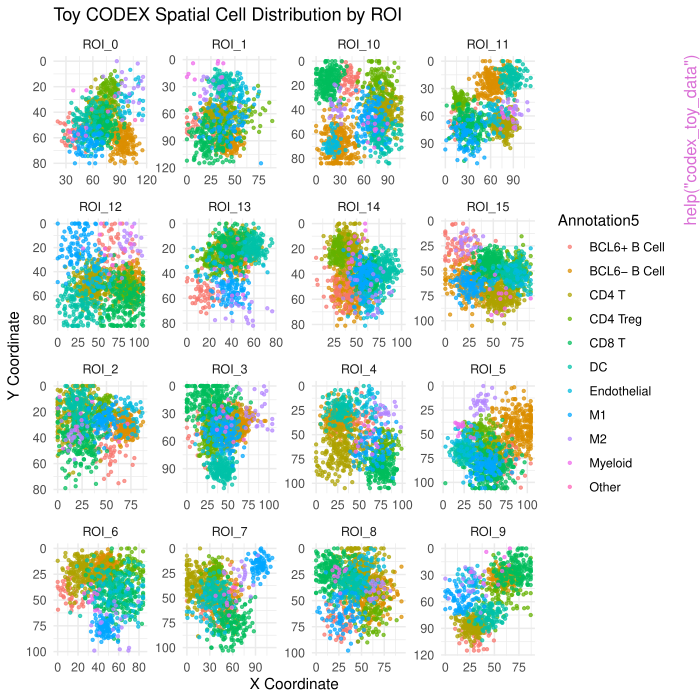

The script that drew this image:
pkgname <- "BioGSP"
source(file.path(R.home("share"), "R", "examples-header.R"))
options(warn = 1)
library('BioGSP')

base::assign(".oldSearch", base::search(), pos = 'CheckExEnv')
base::assign(".old_wd", base::getwd(), pos = 'CheckExEnv')
cleanEx()
nameEx("BioGSP-package")
### * BioGSP-package

flush(stderr()); flush(stdout())

### Name: BioGSP-package
### Title: BioGSP: Biological Graph Signal Processing for Spatial Data
###   Analysis
### Aliases: BioGSP-package _PACKAGE
### Keywords: biological-data graph-theory package spatial-analysis
###   wavelets

### ** Examples

## Not run: 
##D # Load the package
##D library(BioGSP)
##D 
##D # Run a quick demo
##D demo_result <- demo_sgwt()
##D 
##D # Generate synthetic data
##D set.seed(123)
##D n <- 100
##D data <- data.frame(
##D   x = runif(n, 0, 10),
##D   y = runif(n, 0, 10),
##D   signal = sin(runif(n, 0, 2*pi))
##D )
##D 
##D # New workflow: Initialize -> Build Graph -> Run SGWT
##D SG <- initSGWT(data, signals = "signal", k = 8, J = 4, kernel_type = "heat")
##D SG <- runSpecGraph(SG)
##D SG <- runSGWT(SG)
##D 
##D # Analyze results
##D energy_analysis <- sgwt_energy_analysis(SG)
##D print(energy_analysis)
## End(Not run)




cleanEx()
nameEx("FastDecompositionLap")
### * FastDecompositionLap

flush(stderr()); flush(stdout())

### Name: FastDecompositionLap
### Title: Fast eigendecomposition of Laplacian matrix
### Aliases: FastDecompositionLap

### ** Examples

## Not run: 
##D # Create a Laplacian matrix and decompose
##D L <- matrix(c(2, -1, -1, -1, 2, -1, -1, -1, 2), nrow = 3)
##D decomp <- FastDecompositionLap(L, k_eigen = 25)
## End(Not run)



cleanEx()
nameEx("cal_laplacian")
### * cal_laplacian

flush(stderr()); flush(stdout())

### Name: cal_laplacian
### Title: Calculate Graph Laplacian Matrix
### Aliases: cal_laplacian

### ** Examples

## Not run: 
##D W <- matrix(c(0, 1, 1, 1, 0, 1, 1, 1, 0), nrow = 3)
##D cal_laplacian(W, type = "normalized")
## End(Not run)



cleanEx()
nameEx("checkKband")
### * checkKband

flush(stderr()); flush(stdout())

### Name: checkKband
### Title: Check K-band limited property of signals
### Aliases: checkKband

### ** Examples

## Not run: 
##D # Initialize SGWT object (no need to run runSpecGraph)
##D SG <- initSGWT(data, signals = c("signal1", "signal2"))
##D 
##D # Check k-band limited property
##D result <- checkKband(SG, signals = c("signal1", "signal2"), k = 30)
##D if (result$is_kband_limited) {
##D   cat("All signals are k-band limited")
##D }
## End(Not run)



cleanEx()
nameEx("codex_toy_data")
### * codex_toy_data

flush(stderr()); flush(stdout())

### Name: codex_toy_data
### Title: Toy CODEX Spatial Cell Type Data
### Aliases: codex_toy_data
### Keywords: CODEX SGWT datasets spatial

### ** Examples

# Load the toy dataset
data(codex_toy_data)

# Examine the structure
str(codex_toy_data)
head(codex_toy_data)

# Summary of cell types
table(codex_toy_data$Annotation5)

# Summary by ROI
table(codex_toy_data$ROI_num)
table(codex_toy_data$ROI_num, codex_toy_data$Annotation5)

# Quick visualization of spatial distribution
if (requireNamespace("ggplot2", quietly = TRUE)) {
  library(ggplot2)
  ggplot(codex_toy_data, aes(x = X_cent, y = Y_cent, color = Annotation5)) +
    geom_point(size = 0.8, alpha = 0.7) +
    facet_wrap(~ROI_num, scales = "free") +
    labs(title = "Toy CODEX Spatial Cell Distribution by ROI",
         x = "X Coordinate", y = "Y Coordinate") +
    theme_minimal() +
    scale_y_reverse()
}

# Basic SGWT analysis example
## Not run: 
##D # Focus on BCL6- B Cell cells in ROI_1 for SGWT analysis
##D bcl6nb_data <- codex_toy_data[codex_toy_data$Annotation5 == "BCL6- B Cell" & 
##D                               codex_toy_data$ROI_num == "ROI_1", ]
##D 
##D # Create binned representation
##D library(dplyr)
##D binned_data <- codex_toy_data %>%
##D   filter(Annotation5 == "BCL6- B Cell", ROI_num == "ROI_1") %>%
##D   mutate(
##D     x_bin = cut(X_cent, breaks = 20, labels = FALSE),
##D     y_bin = cut(Y_cent, breaks = 20, labels = FALSE)
##D   ) %>%
##D   group_by(x_bin, y_bin) %>%
##D   summarise(cell_count = n(), .groups = 'drop')
##D 
##D # Prepare for SGWT
##D complete_grid <- expand.grid(x_bin = 1:20, y_bin = 1:20)
##D sgwt_data <- complete_grid %>%
##D   left_join(binned_data, by = c("x_bin", "y_bin")) %>%
##D   mutate(
##D     cell_count = ifelse(is.na(cell_count), 0, cell_count),
##D     x = x_bin,
##D     y = y_bin,
##D     signal = cell_count / max(cell_count, na.rm = TRUE)
##D   ) %>%
##D   select(x, y, signal)
##D 
##D # Apply SGWT
##D sgwt_result <- SGWT(data.in = sgwt_data,
##D                     signal = "signal",
##D                     k = 8,
##D                     J = 3,
##D                     kernel_type = "heat")
## End(Not run)




cleanEx()
nameEx("compare_kernel_families")
### * compare_kernel_families

flush(stderr()); flush(stdout())

### Name: compare_kernel_families
### Title: Compare different kernel families
### Aliases: compare_kernel_families

### ** Examples

comparison <- compare_kernel_families()
comparison <- compare_kernel_families(x_range = c(0, 5), scale_param = 1.5)



cleanEx()
nameEx("compute_sgwt_filters")
### * compute_sgwt_filters

flush(stderr()); flush(stdout())

### Name: compute_sgwt_filters
### Title: Compute SGWT filters
### Aliases: compute_sgwt_filters

### ** Examples

eigenvals <- c(0, 0.1, 0.5, 1.0, 1.5)
scales <- c(2, 1, 0.5)
filters <- compute_sgwt_filters(eigenvals, scales)
filters_meyer <- compute_sgwt_filters(eigenvals, scales, kernel_type = "meyer")
filters_heat <- compute_sgwt_filters(eigenvals, scales, kernel_type = "heat")



cleanEx()
nameEx("cosine_similarity")
### * cosine_similarity

flush(stderr()); flush(stdout())

### Name: cosine_similarity
### Title: Calculate cosine similarity between two vectors
### Aliases: cosine_similarity

### ** Examples

x <- c(1, 2, 3)
y <- c(2, 3, 4)
similarity <- cosine_similarity(x, y)
# With custom eps for numerical stability
similarity2 <- cosine_similarity(x, y, eps = 1e-10)



cleanEx()
nameEx("demo_sgwt")
### * demo_sgwt

flush(stderr()); flush(stdout())

### Name: demo_sgwt
### Title: Demo function for SGWT
### Aliases: demo_sgwt

### ** Examples

## Not run: 
##D SG <- demo_sgwt()
##D print(SG)
## End(Not run)



cleanEx()
nameEx("find_knee_point")
### * find_knee_point

flush(stderr()); flush(stdout())

### Name: find_knee_point
### Title: Find knee point in a curve
### Aliases: find_knee_point

### ** Examples

y <- c(1, 2, 3, 10, 11, 12)  # curve with a knee
knee_idx <- find_knee_point(y)



cleanEx()
nameEx("hello_sgwt")
### * hello_sgwt

flush(stderr()); flush(stdout())

### Name: hello_sgwt
### Title: Hello function for SGWT package demonstration
### Aliases: hello_sgwt

### ** Examples

hello_sgwt()



cleanEx()
nameEx("igft")
### * igft

flush(stderr()); flush(stdout())

### Name: igft
### Title: Inverse Graph Fourier Transform
### Aliases: igft

### ** Examples

## Not run: 
##D # Single signal
##D signal_reconstructed <- igft(fourier_coeffs, eigenvectors)
##D 
##D # Multiple signals (batch processing)
##D signals_reconstructed <- igft(fourier_coeffs_matrix, eigenvectors)
## End(Not run)



cleanEx()
nameEx("initSGWT")
### * initSGWT

flush(stderr()); flush(stdout())

### Name: initSGWT
### Title: Initialize SGWT object
### Aliases: initSGWT

### ** Examples

## Not run: 
##D # Initialize SGWT object
##D data <- data.frame(x = runif(100), y = runif(100), 
##D                   signal1 = rnorm(100), signal2 = rnorm(100))
##D SG <- initSGWT(data, signals = c("signal1", "signal2"))
## End(Not run)



cleanEx()
nameEx("install_and_load")
### * install_and_load

flush(stderr()); flush(stdout())

### Name: install_and_load
### Title: Install and load packages
### Aliases: install_and_load

### ** Examples

## Not run: 
##D packages <- c("ggplot2" = "ggplot2", "devtools" = "r-lib/devtools")
##D install_and_load(packages)
## End(Not run)



cleanEx()
nameEx("plot_FM")
### * plot_FM

flush(stderr()); flush(stdout())

### Name: plot_FM
### Title: Plot Fourier modes (eigenvectors) from SGWT object
### Aliases: plot_FM

### ** Examples

## Not run: 
##D # Plot both low and high frequency modes
##D SG <- initSGWT(data) %>% runSpecGraph()
##D plot_FM(SG, mode_type = "both", n_modes = 4)
##D 
##D # Plot only low frequency modes
##D plot_FM(SG, mode_type = "low", n_modes = 8)
## End(Not run)



cleanEx()
nameEx("plot_sgwt_decomposition")
### * plot_sgwt_decomposition

flush(stderr()); flush(stdout())

### Name: plot_sgwt_decomposition
### Title: Plot SGWT decomposition results
### Aliases: plot_sgwt_decomposition

### ** Examples

## Not run: 
##D # Assuming you have SGWT object
##D plots <- plot_sgwt_decomposition(SG_object, signal_name = "signal1")
##D print(plots)
## End(Not run)



cleanEx()
nameEx("runSGCC")
### * runSGCC

flush(stderr()); flush(stdout())

### Name: runSGCC
### Title: Run SGCC weighted similarity analysis in Fourier domain
### Aliases: runSGCC

### ** Examples

## Not run: 
##D # Between two signals in same SGWT object
##D similarity <- runSGCC("signal1", "signal2", SG = SG_object)
##D 
##D # Between two SGWT objects
##D similarity <- runSGCC(SG_object1, SG_object2)
## End(Not run)



cleanEx()
nameEx("runSGWT")
### * runSGWT

flush(stderr()); flush(stdout())

### Name: runSGWT
### Title: Run SGWT forward and inverse transforms for all signals
### Aliases: runSGWT

### ** Examples

## Not run: 
##D SG <- initSGWT(data)
##D SG <- runSpecGraph(SG)
##D SG <- runSGWT(SG)  # Uses batch processing by default
##D SG <- runSGWT(SG, use_batch = FALSE)  # Force individual processing
## End(Not run)



cleanEx()
nameEx("runSpecGraph")
### * runSpecGraph

flush(stderr()); flush(stdout())

### Name: runSpecGraph
### Title: Build spectral graph for SGWT object
### Aliases: runSpecGraph

### ** Examples

## Not run: 
##D SG <- initSGWT(data)
##D # Uses full length by default
##D SG <- runSpecGraph(SG, k = 30, laplacian_type = "normalized")  
##D # Or specify custom length
##D SG <- runSpecGraph(SG, k = 30, laplacian_type = "normalized", 
##D                    length_eigenvalue = 30)  
## End(Not run)



cleanEx()
nameEx("sgwt_auto_scales")
### * sgwt_auto_scales

flush(stderr()); flush(stdout())

### Name: sgwt_auto_scales
### Title: Generate automatic scales for SGWT
### Aliases: sgwt_auto_scales

### ** Examples

scales <- sgwt_auto_scales(lmax = 2.0, J = 5, scaling_factor = 2)



cleanEx()
nameEx("sgwt_energy_analysis")
### * sgwt_energy_analysis

flush(stderr()); flush(stdout())

### Name: sgwt_energy_analysis
### Title: Analyze SGWT energy distribution across scales in Fourier domain
### Aliases: sgwt_energy_analysis

### ** Examples

## Not run: 
##D # Assuming you have SGWT object
##D energy_analysis <- sgwt_energy_analysis(SG_object, signal_name = "signal1")
##D print(energy_analysis)
## End(Not run)



cleanEx()
nameEx("sgwt_forward")
### * sgwt_forward

flush(stderr()); flush(stdout())

### Name: sgwt_forward
### Title: Forward SGWT transform (single or batch)
### Aliases: sgwt_forward

### ** Examples

## Not run: 
##D # Single signal
##D result <- sgwt_forward(signal, eigenvectors, eigenvalues, scales)
##D 
##D # Multiple signals (batch processing)
##D signals_matrix <- cbind(signal1, signal2, signal3)
##D result <- sgwt_forward(signals_matrix, eigenvectors, eigenvalues, scales)
## End(Not run)



cleanEx()
nameEx("sgwt_inverse")
### * sgwt_inverse

flush(stderr()); flush(stdout())

### Name: sgwt_inverse
### Title: Inverse SGWT transform (single or batch)
### Aliases: sgwt_inverse

### ** Examples

## Not run: 
##D # Single signal
##D inverse_result <- sgwt_inverse(sgwt_decomp, eigenvectors, original_signal)
##D 
##D # Multiple signals (batch processing)
##D inverse_result <- sgwt_inverse(sgwt_decomp, eigenvectors, original_signals_matrix)
## End(Not run)



cleanEx()
nameEx("simulate_checkerboard")
### * simulate_checkerboard

flush(stderr()); flush(stdout())

### Name: simulate_checkerboard
### Title: Simulate checkerboard pattern
### Aliases: simulate_checkerboard

### ** Examples

## Not run: 
##D # Generate 8x8 checkerboard with 10x10 pixel tiles
##D df <- simulate_checkerboard(grid_size = 8, tile_size = 10)
##D p <- visualize_checkerboard(df)
##D print(p)
## End(Not run)



cleanEx()
nameEx("simulate_moving_circles")
### * simulate_moving_circles

flush(stderr()); flush(stdout())

### Name: simulate_moving_circles
### Title: Simulate Moving Circles Pattern
### Aliases: simulate_moving_circles

### ** Examples

## Not run: 
##D # Generate moving circles patterns with default parameters
##D patterns <- simulate_moving_circles()
##D 
##D # Custom parameters
##D patterns <- simulate_moving_circles(
##D   grid_size = 80,
##D   radius_seq = c(8, 12, 16),
##D   n_steps = 8,
##D   center_distance = 35,
##D   radius2_factor = 1.2
##D )
## End(Not run)



cleanEx()
nameEx("simulate_multiscale")
### * simulate_multiscale

flush(stderr()); flush(stdout())

### Name: simulate_multiscale
### Title: Simulate Multi-center Multi-scale Concentric Ring Patterns
### Aliases: simulate_multiscale

### ** Examples

## Not run: 
##D # Generate multi-center patterns with default parameters
##D patterns <- simulate_multiscale()
##D 
##D # Custom parameters
##D patterns <- simulate_multiscale(
##D   grid_size = 80,
##D   Ra_seq = seq(5, 25, by = 5),
##D   n_steps = 8,
##D   n_centers = 2,
##D   outer_start = 50
##D )
## End(Not run)



cleanEx()
nameEx("simulate_multiscale_overlap")
### * simulate_multiscale_overlap

flush(stderr()); flush(stdout())

### Name: simulate_multiscale_overlap
### Title: Simulate Multiple Center Patterns with Fixed Centers
### Aliases: simulate_multiscale_overlap

### ** Examples

## Not run: 
##D # Generate multi-center patterns with fixed centers
##D patterns <- simulate_multiscale_overlap()
##D 
##D # Single center at grid center
##D patterns_single <- simulate_multiscale_overlap(n_centers = 1)
##D 
##D # Custom parameters with multiple centers
##D Ra_seq <- seq(from = 10, to = 3, length.out = 4)
##D Rb_seq <- seq(from = 15, to = 2, length.out = 4)
##D patterns <- simulate_multiscale_overlap(
##D   Ra_seq = Ra_seq, 
##D   Rb_seq = Rb_seq, 
##D   n_centers = 2,
##D   seed = 456
##D )
## End(Not run)



cleanEx()
nameEx("simulate_stripe_patterns")
### * simulate_stripe_patterns

flush(stderr()); flush(stdout())

### Name: simulate_stripe_patterns
### Title: Simulate Stripe Patterns
### Aliases: simulate_stripe_patterns

### ** Examples

## Not run: 
##D # Generate stripe patterns with default parameters
##D patterns <- simulate_stripe_patterns()
##D 
##D # Custom parameters
##D patterns <- simulate_stripe_patterns(
##D   grid_size = 80,
##D   gap_seq = c(10, 20),
##D   width_seq = c(5, 10, 20),
##D   theta_seq = c(0, 30, 60),
##D   eps = 1e-9,
##D   verbose = TRUE
##D )
## End(Not run)



cleanEx()
nameEx("visualize_checkerboard")
### * visualize_checkerboard

flush(stderr()); flush(stdout())

### Name: visualize_checkerboard
### Title: Visualize checkerboard pattern
### Aliases: visualize_checkerboard

### ** Examples

## Not run: 
##D df <- simulate_checkerboard(grid_size = 6, tile_size = 5)
##D p <- visualize_checkerboard(df, color1 = "darkblue", color2 = "lightgray")
##D print(p)
## End(Not run)



cleanEx()
nameEx("visualize_moving_circles")
### * visualize_moving_circles

flush(stderr()); flush(stdout())

### Name: visualize_moving_circles
### Title: Visualize Moving Circles Pattern
### Aliases: visualize_moving_circles

### ** Examples

## Not run: 
##D # Generate and visualize patterns
##D sim_data <- simulate_moving_circles(
##D   radius_seq = 6:14,
##D   n_steps = 10
##D )
##D plot_grid <- visualize_moving_circles(sim_data)
##D print(plot_grid)
## End(Not run)



cleanEx()
nameEx("visualize_multiscale")
### * visualize_multiscale

flush(stderr()); flush(stdout())

### Name: visualize_multiscale
### Title: Visualize Multi-center Multi-scale Concentric Ring Patterns
### Aliases: visualize_multiscale

### ** Examples

## Not run: 
##D # Generate and visualize patterns
##D sim_data <- simulate_multiscale(
##D   Ra_seq = seq(2.5, 20, by = 2.5),
##D   n_steps = 10
##D )
##D plot_grid <- visualize_multiscale(sim_data, 
##D                                  Ra_seq = seq(2.5, 20, by = 2.5), 
##D                                  n_steps = 10)
##D print(plot_grid)
## End(Not run)



cleanEx()
nameEx("visualize_sgwt_kernels")
### * visualize_sgwt_kernels

flush(stderr()); flush(stdout())

### Name: visualize_sgwt_kernels
### Title: Visualize SGWT kernels and scaling functions
### Aliases: visualize_sgwt_kernels

### ** Examples

## Not run: 
##D # Generate some example eigenvalues
##D eigenvals <- seq(0, 2, length.out = 100)
##D 
##D # Visualize kernels with specific parameters
##D viz_result <- visualize_sgwt_kernels(
##D   eigenvalues = eigenvals,
##D   J = 4,
##D   scaling_factor = 2,
##D   kernel_type = "heat"
##D )
##D print(viz_result$plot)
## End(Not run)



cleanEx()
nameEx("visualize_similarity_xy")
### * visualize_similarity_xy

flush(stderr()); flush(stdout())

### Name: visualize_similarity_xy
### Title: Visualize similarity in low vs non-low frequency space
### Aliases: visualize_similarity_xy

### ** Examples

## Not run: 
##D # Single similarity result
##D sim_result <- runSGCC("signal1", "signal2", SG = SG_object)
##D plot <- visualize_similarity_xy(sim_result)
##D print(plot)
##D 
##D # Multiple similarity results
##D sim_results <- list(
##D   pair1 = runSGCC("signal1", "signal2", SG = SG_object1),
##D   pair2 = runSGCC("signal1", "signal2", SG = SG_object2)
##D )
##D plot <- visualize_similarity_xy(sim_results, show_names = TRUE)
##D print(plot)
##D 
##D # Show both labels and names (for comparison)
##D plot_both <- visualize_similarity_xy(sim_results, show_labels = TRUE, show_names = TRUE)
##D print(plot_both)
##D 
##D # With many data points (>50), names will be randomly sampled
##D # install.packages("ggrepel")  # Required for show_names = TRUE
##D plot_many <- visualize_similarity_xy(many_sim_results, show_names = TRUE)
##D print(plot_many)
## End(Not run)



cleanEx()
nameEx("visualize_stripe_patterns")
### * visualize_stripe_patterns

flush(stderr()); flush(stdout())

### Name: visualize_stripe_patterns
### Title: Visualize Stripe Pattern Simulation Results
### Aliases: visualize_stripe_patterns

### ** Examples

## Not run: 
##D # Generate and visualize patterns
##D sim_data <- simulate_stripe_patterns(
##D   grid_size = 80,
##D   gap_seq = c(10, 20),
##D   width_seq = c(5, 10, 20),
##D   theta_seq = c(0, 30, 60)
##D )
##D plot_grid <- visualize_stripe_patterns(sim_data, 
##D                                        gap_seq = c(10, 20),
##D                                        width_seq = c(5, 10, 20),
##D                                        theta_seq = c(0, 30, 60))
##D print(plot_grid)
## End(Not run)



### * <FOOTER>
###
cleanEx()
options(digits = 7L)
base::cat("Time elapsed: ", proc.time() - base::get("ptime", pos = 'CheckExEnv'),"\n")
grDevices::dev.off()
###
### Local variables: ***
### mode: outline-minor ***
### outline-regexp: "\\(> \\)?### [*]+" ***
### End: ***
quit('no')
